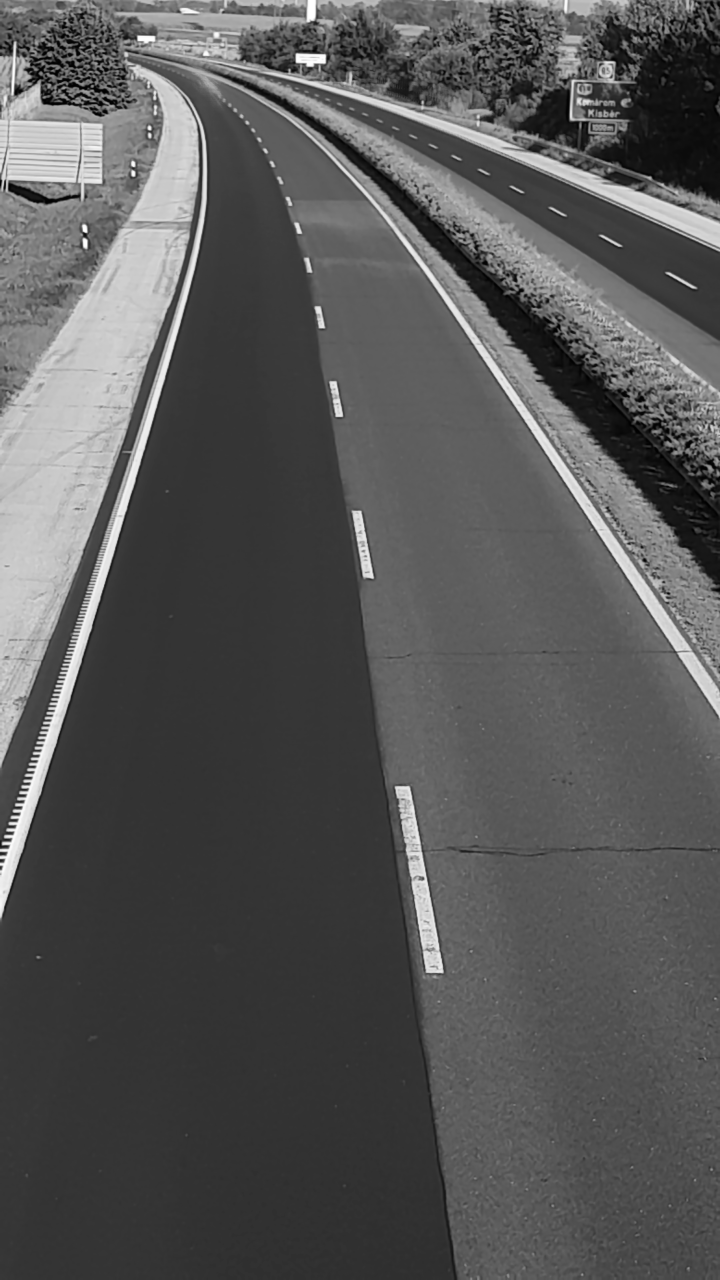
#> input picture result_pictures/newVideoSource/grayscaleFullSize.png, 2160 x 3840 px (shown at 1/3 size)
$ python findLanes.py
#> lines starting #> are read from the running program, lines starting #| are printed output that depends on the picture; after the words box and inside, x2 and y2 are one past the last pixel; in counts of white or black regions, pixels touching at a corner belong together
#> further down, background is the input picture: shape (3840, 2160, 3); min 0, max 255, mean 87
import cv2
import numpy as np
import math


def find_lanes(background):
    x = 650 / background.shape[0]
#> x = 0.169
    y = x
#> y = 0.169
    background = cv2.resize(background, None, None, x, y, cv2.INTER_CUBIC)
#> background: shape (650, 366)
    background = cv2.GaussianBlur(background, (5, 5), 0)
    imgHeight = background.shape[0]
#> imgHeight = 650
    imgWidth = background.shape[1]
#> imgWidth = 366

    # polygon creation for masking
    stencil = np.zeros_like(background[:, :])
    polygon = np.array([[int(imgWidth//4.57), int(imgHeight//8.125)],
                        [int(imgWidth//1.464), int(imgHeight//8.125)],
                        [int(math.floor(imgWidth*1.366)), int(imgHeight)],
                       [int(math.floor(imgWidth//-3.66)), int(imgHeight)]])
    cv2.fillConvexPoly(stencil, polygon, 1)
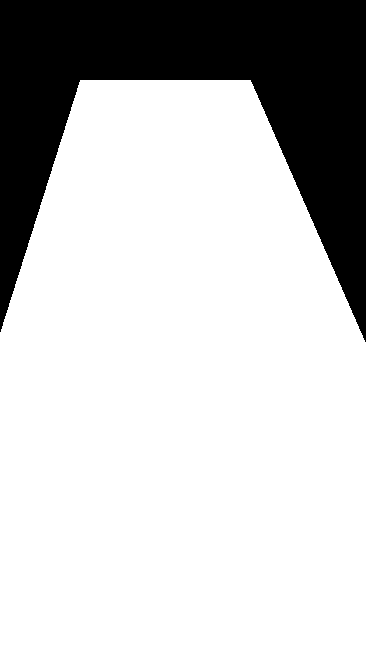
#> stencil: shape (650, 366); values 0 (black) and 1 (white), 77% white; 1 black region, box (x1, y1, x2, y2) and area: (0, 0, 366, 342) 54620

    # using mask on the background image
    masked = cv2.bitwise_and(background[:, :], background[:, :], mask=stencil)
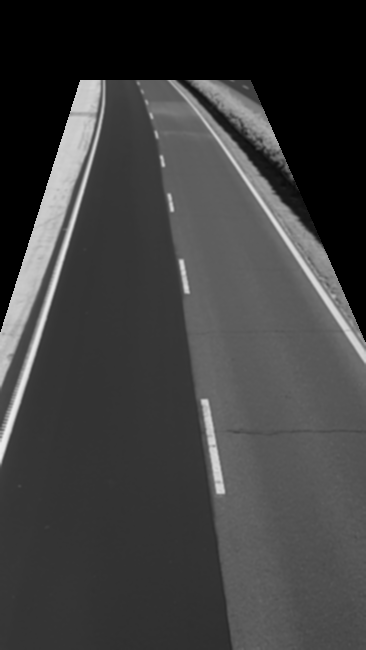
#> masked: shape (650, 366); min 0, max 237, mean 62.2

    # image thresholding to filter white colors from the grayscale image
    ret, thresh = cv2.threshold(masked, 130, 145, cv2.THRESH_BINARY)
#> thresh: shape (650, 366); values 0 (black) and 145 (white), 7.2% white; 20 white regions (9 under 20 px), largest, box (x1, y1, x2, y2) and area: (0, 80, 101, 387) 7347, (168, 80, 366, 364) 4759, (0, 80, 105, 464) 2373

    kernel = cv2.getStructuringElement(cv2.MORPH_RECT, (5,5))
    close = cv2.morphologyEx(thresh, cv2.MORPH_CLOSE, kernel, iterations=5)
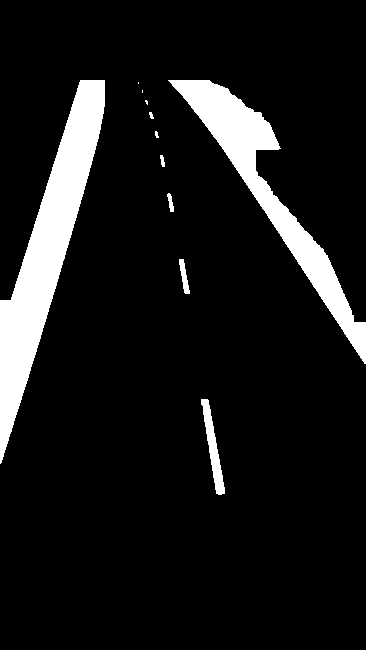
#> close: shape (650, 366); values 0 (black) and 145 (white), 9.7% white; 11 white regions (3 under 20 px)


    # search for contours
    contours, _ = cv2.findContours(close, cv2.RETR_EXTERNAL, cv2.CHAIN_APPROX_NONE)
#> contours = 11 contours, 5 with area under 20; largest, box (x1, y1, x2, y2) and area: (0, 80, 105, 464) 12303, (168, 80, 366, 364) 8880, (201, 399, 225, 495) 718, (179, 259, 190, 294) 150, (167, 193, 174, 212) 55, (160, 155, 165, 167) 27

    areaArray = []
    count = 1

    for i, c in enumerate(contours):
        area = cv2.contourArea(c)
        areaArray.append(area)
#> this loop made 11 passes
#> area on passes 1, 2, 3, 4, 10, 11: 718, 150, 55, 27, 8880, 12303
#> after the loop, areaArray = [718, 150, 55, 27, 11.5, 14, 4.5, 0, 0, 8880, 12303]

    sortedData = sorted(zip(areaArray, contours), key=lambda x: x[0], reverse=True)
#> sortedData = 11 items

    # store the two largest contours
    twoLargestContours = [sortedData[0][1], sortedData[1][1]]
#> twoLargestContours = 2 contours; box (x1, y1, x2, y2) and area: (0, 80, 105, 464) 12303, (168, 80, 366, 364) 8880

    x, y, w, h = cv2.boundingRect(twoLargestContours[0])
#> x = 0; y = 80; w = 105; h = 384
    cv2.drawContours(close, twoLargestContours[0], -1, (255, 0, 0), 1)
    cv2.rectangle(close, (x, y), (x+w, y+h), (0, 255, 0), 1)
    x, y, w, h = cv2.boundingRect(twoLargestContours[1])
#> x = 168; w = 198; h = 284
    cv2.drawContours(close, twoLargestContours[1], -1, (255, 0, 0), 1)
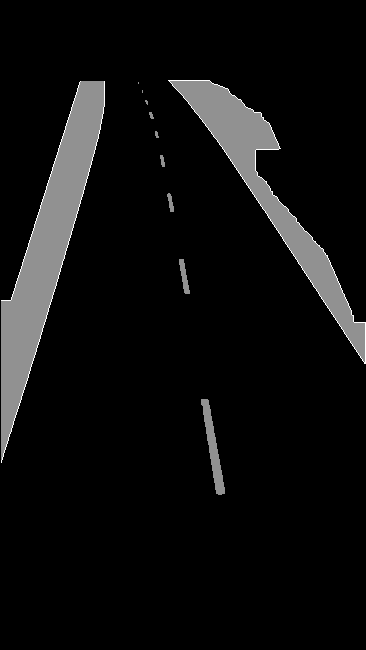
#> close: shape (650, 366); min 0, max 255, mean 14.6
    cv2.rectangle(close, (x, y), (x+w, y+h), (0, 255, 0), 1)
#> close: shape (650, 366); 0.02% of pixels changed, all inside (x1, y1, x2, y2) = (168, 80, 210, 201)

    segmentedLanes = close.copy()

    # mark the lanes without separation
    for i in range(81, close.shape[0] - 1):
        afterFistContour = False
        contourCounter = 0

        for j in range(close.shape[1] - 1):
            if close[i][j] == 255 and close[i][j+1] != 255:
                afterFistContour = True
                contourCounter += 1

            elif close[i][j] == 0 and afterFistContour and contourCounter < 3:
                  segmentedLanes[i][j] = 76

            elif segmentedLanes[i - 1][j] == 76 and segmentedLanes[i][j] == 0:
                  segmentedLanes[i][j] = 76
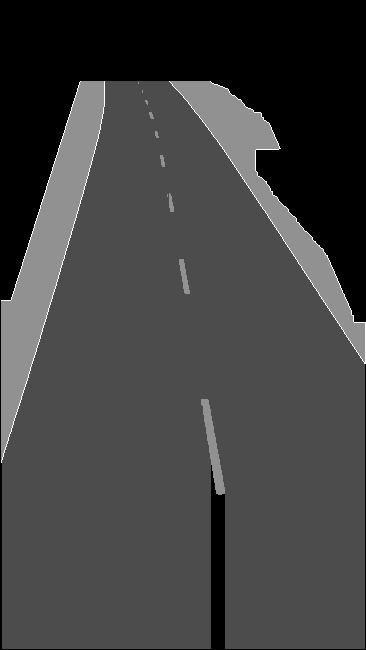
#> segmentedLanes: shape (650, 366); min 0, max 255, mean 63.8

    # make everything black except the lanes
    for i in range(81, segmentedLanes.shape[0] - 1):
        for j in range(segmentedLanes.shape[1] - 1):
            if segmentedLanes[i][j] != 76:
                segmentedLanes[i][j] = 0
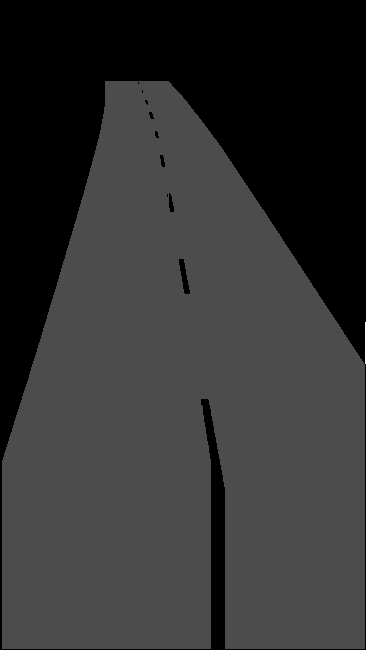
#> segmentedLanes: shape (650, 366); 9.6% of pixels changed, all inside (x1, y1, x2, y2) = (1, 81, 365, 495)


    # find the first lane
    laneChange = []
    lengthOfLastLane = 0
    lengthOfCurrentLane = 0
    for i in range(81, segmentedLanes.shape[0] - 1):
        lengthOfLastLane = lengthOfCurrentLane
        lengthOfCurrentLane = 0
        colorChangedOnce = False
        firstLaneReady = False
        for j in range(segmentedLanes.shape[1] - 2):

            if not colorChangedOnce and segmentedLanes[i][j] != segmentedLanes[i][j + 1]:
                colorChangedOnce = True
            elif colorChangedOnce and segmentedLanes[i][j] != 0 and segmentedLanes[i][j + 1] == 0:
                firstLaneReady = True
                laneChange.append(j)
                break
            elif lengthOfLastLane != 0 and lengthOfLastLane * 1.00001 < lengthOfCurrentLane:
                break
            elif colorChangedOnce and not firstLaneReady:
                segmentedLanes[i][j] = 255
                lengthOfCurrentLane += 1
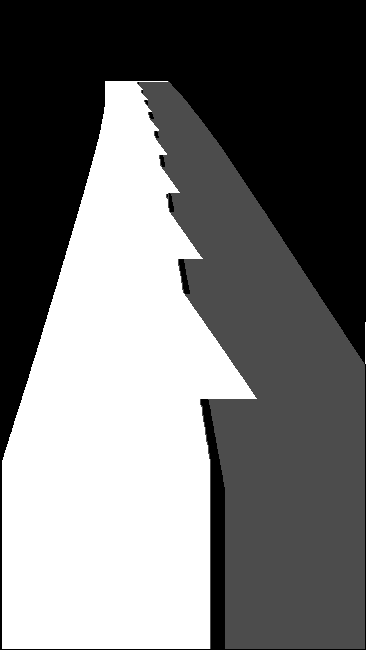
#> segmentedLanes: shape (650, 366); min 0, max 255, mean 115.7

    x = 3840 / segmentedLanes.shape[0]
#> x = 5.91
    y = x
#> y = 5.91
    segmentedLanes = cv2.resize(segmentedLanes, None, None, x, y, cv2.INTER_CUBIC)
#> segmentedLanes: shape (3840, 2162)

    return segmentedLanes


if __name__ == "__main__":
    background = cv2.imread("result_pictures/newVideoSource/grayscaleFullSize.png")
    background = background[:, :, 0]
    find_lanes(background)
